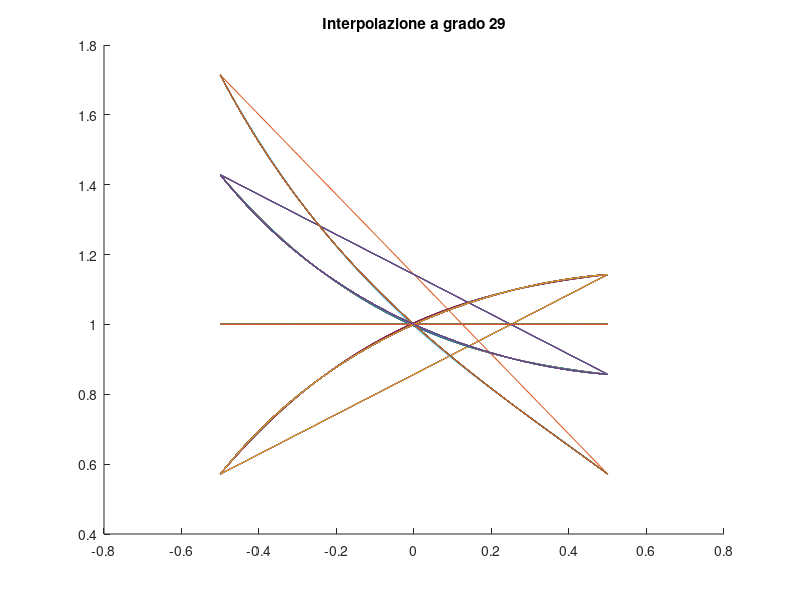
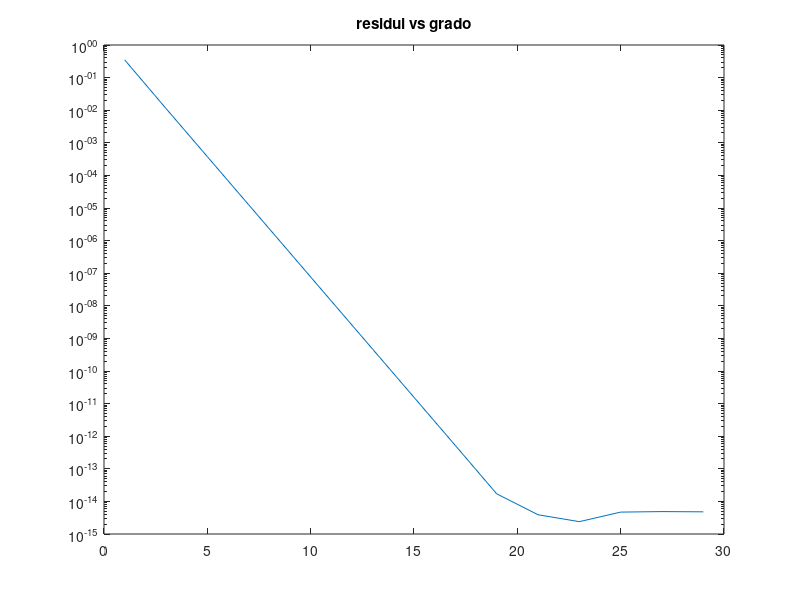

Reproduce these figures in MATLAB, in order.
clear all
close all
clc
warning off

% Punto 1
m = 18;
l = 3;
res=[];
A=@(t) diag([t*ones(l,1);ones(m-l,1)])+diag(ones(m-1,1),-1)+diag(ones(m-1,1),1);
b=[1;2*ones(l-1,1);3*ones(m-l-1,1);2];

% Punto 2
[L, U, P] = lu(A(0));

if min(abs(diag(U))) == 0
    fprintf('La matrice A(0) e'' singolare perche'' la matrice U ha elementi diagonali nulli\n')
end

% Punto 3
nvalues = 1:2:29;
teval = linspace(-1/2, 1/2);
for n = nvalues
    figure(1);
    hold on;

    tsample=0.5*cos((0:n)./n*pi);
    V=tsample'.^(0:n); 
    for i=1:n+1
        [L U P]=lu(A(tsample(i)));
        xsample(:,i)=U\(L\(P*b));
    end
    for k=1:m
        coeff=polyfit(tsample,xsample(k,:),n);
        xeval0(k,1)=polyval(coeff,0);
        for j=1:100
            xeval(k,j)=polyval(coeff,teval(j));
        end
    end
    plot(teval,xeval');
    title(['Interpolazione a grado ' num2str(n)])
    pause(1)
    hold off
    res=[res norm(A(0)*xeval0-b)];
end
%%
figure(2)
semilogy(nvalues,res)
title('residui vs grado')
%%
fprintf('il vettore b sta nell'' immagine della matrice A(0), \n dunque esiste almeno una soluzione del sistema lineare\n A(0)x=b\n.')
fprintf('Visto che la matrice A(0) e'' singolare, esistono in realtà infinite soluzioni\n')
